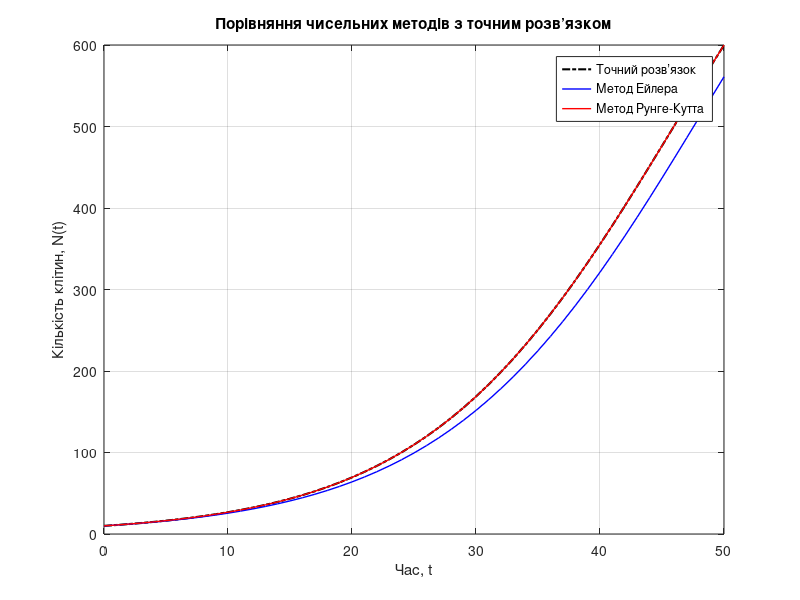
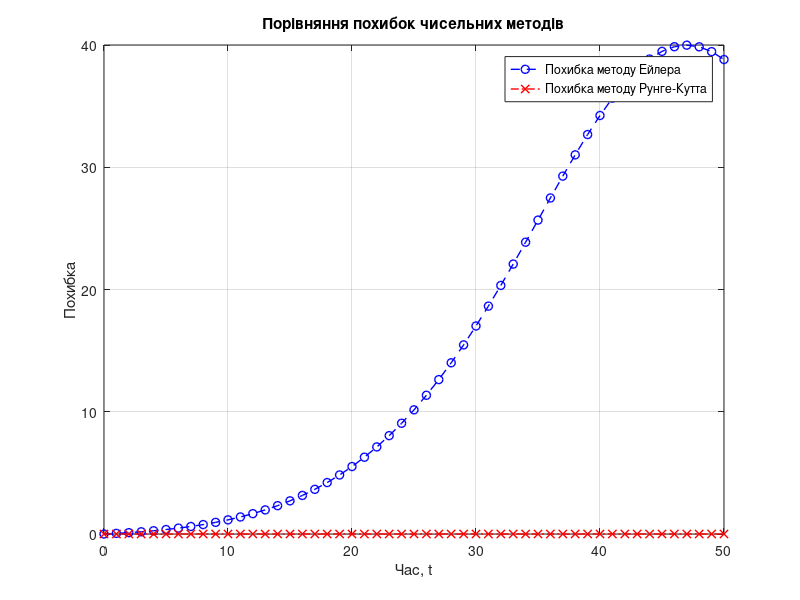

Write MATLAB code to recreate these figures, in order.
clear all;
clc;
% Параметри моделі
r = 0.1;       % Швидкість росту
K = 1000;      % Максимальна кількість клітин
N0 = 10;       % Початкова кількість клітин
t_max = 50;    % Максимальний час
h = 1;         % Крок інтегрування

% Функція для похідної
dN_dt = @(N) r * N * (1 - N / K);

% Точний аналітичний розв'язок
N_exact = @(t) (K * N0 * exp(r * t)) ./ (K + N0 * (exp(r * t) - 1));

% Часовий вектор
t = 0:h:t_max;

% Точні значення
N_exact_values = N_exact(t);

% Метод Ейлера
N_euler = zeros(size(t));
N_euler(1) = N0;
for i = 1:length(t)-1
    N_euler(i+1) = N_euler(i) + h * dN_dt(N_euler(i));
end

% Метод Рунге-Кутта 4-го порядку
N_rk4 = zeros(size(t));
N_rk4(1) = N0;
for i = 1:length(t)-1
    k1 = dN_dt(N_rk4(i));
    k2 = dN_dt(N_rk4(i) + h/2 * k1);
    k3 = dN_dt(N_rk4(i) + h/2 * k2);
    k4 = dN_dt(N_rk4(i) + h * k3);
    N_rk4(i+1) = N_rk4(i) + h/6 * (k1 + 2*k2 + 2*k3 + k4);
end

% Обчислення похибки
error_euler = abs(N_exact_values - N_euler);
error_rk4 = abs(N_exact_values - N_rk4);

% Виведення результатів у командне вікно
disp('Часовий момент | Точний розв’язок | Метод Ейлера | Похибка (Ейлер) | Метод Рунге-Кутта | Похибка (РК)');
disp('----------------------------------------------------------------------------------------------');
for i = 1:length(t)
    fprintf('%14.2f | %15.5f | %12.5f | %16.5f | %19.5f | %15.5f\n', ...
        t(i), N_exact_values(i), N_euler(i), error_euler(i), N_rk4(i), error_rk4(i));
end

% Графік 1: Динаміка росту
figure;
plot(t, N_exact_values, 'k-.', 'LineWidth', 1.5, 'DisplayName', 'Точний розв’язок');
hold on;
plot(t, N_euler, 'b-', 'LineWidth', 1, 'DisplayName', 'Метод Ейлера');
plot(t, N_rk4, 'r-', 'LineWidth', 1, 'DisplayName', 'Метод Рунге-Кутта');
xlabel('Час, t');
ylabel('Кількість клітин, N(t)');
legend('Location', 'best');
title('Порівняння чисельних методів з точним розв’язком');
grid on;

% Графік 2: Похибки
figure;
plot(t, error_euler, 'b--o', 'LineWidth', 1, 'DisplayName', 'Похибка методу Ейлера');
hold on;
plot(t, error_rk4, 'r-.x', 'LineWidth', 1, 'DisplayName', 'Похибка методу Рунге-Кутта');
xlabel('Час, t');
ylabel('Похибка');
legend('Location', 'best');
title('Порівняння похибок чисельних методів');
grid on;

